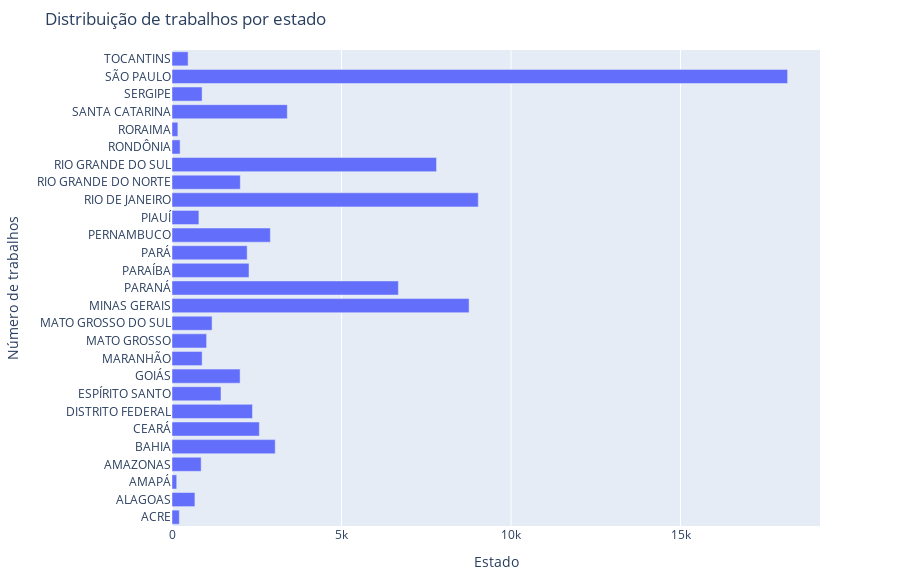

The notebook cell this image was saved under:
### Code cell
bar_height=20
margin_height=40
chart_height=(bar_height*len(df_grouped['Estados'])) + margin_height

fig = go.Figure(go.Bar(
    x= df_grouped['Count'],
    y=df_grouped['Estados'],
    orientation='h'
))

fig.update_layout(
    title='Distribuição de trabalhos por estado',
    xaxis_title='Estado',
    yaxis_title='Número de trabalhos',
    height= chart_height,
    margin=dict(t=50,b=50)
)

fig.show()

### Figure 1 — Plotly figure (JSON) as saved in the notebook; plotly's stock layout.template omitted (floating-point values rounded to 4 significant figures)
{"data": [{"orientation": "h", "type": "bar", "x": [215, 676, 139, 860, 3045, 2576, 2374, 1445, 2009, 889, 1020, 1182, 8763, 6677, 2271, 2217, 2901, 793, 9034, 2015, 7803, 239, 173, 3401, 888, 18158, 475], "y": ["ACRE", "ALAGOAS", "AMAPÁ", "AMAZONAS", "BAHIA", "CEARÁ", "DISTRITO FEDERAL", "ESPÍRITO SANTO", "GOIÁS", "MARANHÃO", "MATO GROSSO", "MATO GROSSO DO SUL", "MINAS GERAIS", "PARANÁ", "PARAÍBA", "PARÁ", "PERNAMBUCO", "PIAUÍ", "RIO DE JANEIRO", "RIO GRANDE DO NORTE", "RIO GRANDE DO SUL", "RONDÔNIA", "RORAIMA", "SANTA CATARINA", "SERGIPE", "SÃO PAULO", "TOCANTINS"]}], "layout": {"height": 580, "margin": {"b": 50, "t": 50}, "title": {"text": "Distribuição de trabalhos por estado"}, "xaxis": {"title": {"text": "Estado"}}, "yaxis": {"title": {"text": "Número de trabalhos"}}}}
